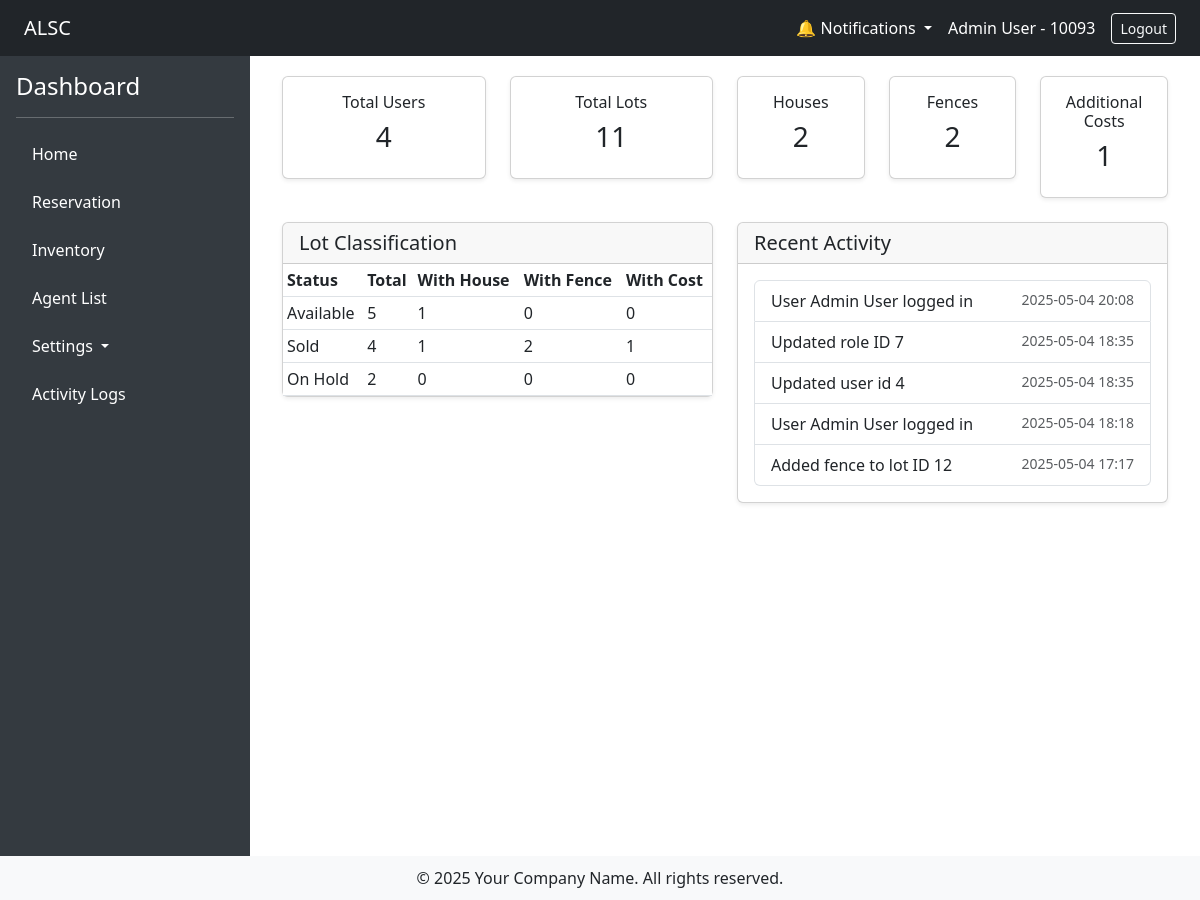
The app's page /dashboard/index (signed in), older data.
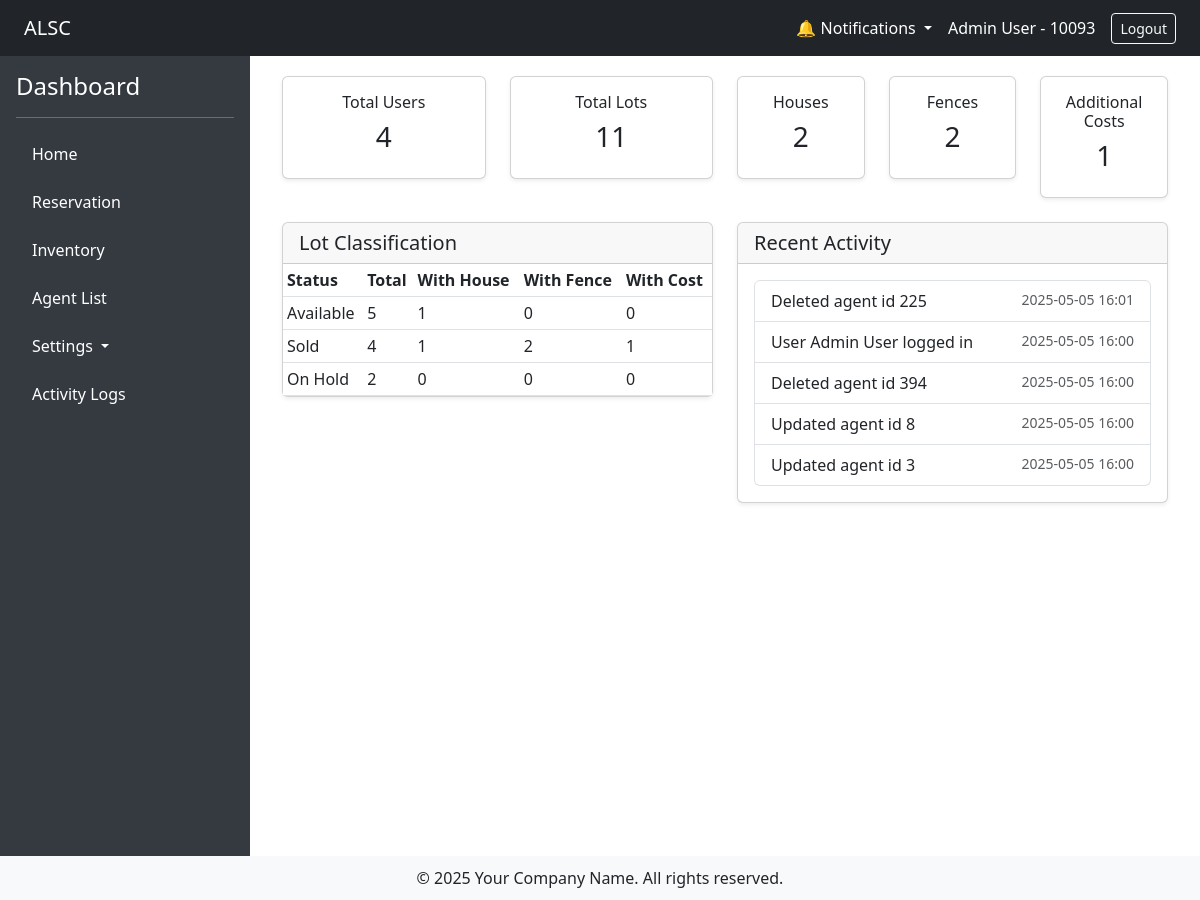
The same page, newer data.
### tables this page shows
CREATE TABLE `activity_logs` (
  `id` int(11) NOT NULL,
  `user_id` int(11) DEFAULT NULL,
  `action` varchar(255) DEFAULT NULL,
  `module` varchar(255) DEFAULT NULL,
  `description` text DEFAULT NULL,
  `created_at` datetime DEFAULT current_timestamp()
);

### app/controllers/dashboard_controller.php (called while the page is built, shortened)
<?php
require_once __DIR__ . '/../models/ActivityLog.php';
class Dashboard extends Controller
{
    public function index()
    {
        $activityLogs = ActivityLog::recent_logs();
        return $this->view('dashboard/index', compact('totalUsers', 'totalLots', 'totalHouses', 'totalFences', 'totalAddCosts', 'classifiedLots', 'activityLogs'));
    }
}

### app/core/App.php (called while the page is built, shortened)
<?php
class App
{
    protected $method = 'index';
    public function __construct()
    {
        $url = $this->parseUrl();
        if ($url) {
            if (file_exists(__DIR__ . '/../controllers/' . $url[0] . '_controller.php')) {
                unset($url[0]);
            }
        }
        $this->controller = new $this->controller;
        if (isset($url[1])) {
            if (method_exists($this->controller, $url[1])) {
                $this->method = $url[1];
                unset($url[1]);
            }else $this->method = "notfound";
        }
        $this->params = $url ? array_values($url) : [];
        call_user_func_array([$this->controller, $this->method], $this->params);
    }
    public function parseUrl()
    {
        if (isset($_GET['url'])) {
            return explode('/', filter_var(rtrim($_GET['url'], '/'), FILTER_SANITIZE_URL));
        }
    }
}

### index.php (called while the page is built, shortened)
<?php
$app = new App;

### app/config/Connection.php (called while the page is built, shortened)
<?php
class Connection
{
    private static $instance;
    private $conn;
    public function __construct()
    {
        try {
            $dbh = "mysql:host=". DB_HOST .";dbname=". DB_NAME ;
            $this->conn = new PDO($dbh, DB_USER , DB_PASS);
            $this->conn->setAttribute(PDO::ATTR_ERRMODE, PDO::ERRMODE_EXCEPTION);
        } catch (PDOException $e) {
            echo "Connection failed: " . $e->getMessage();
        }
    }
    public static function getInstance()
    {
        if (!self::$instance) {
            self::$instance = new Connection();
        }
        return self::$instance;
    }
    public function getConnection()
    {
        return $this->conn;
    }
}

### app/models/ActivityLog.php (called while the page is built, shortened)
<?php
require_once __DIR__ . '/../core/Model.php';
class ActivityLog extends Model
{
    public static function recent_logs()
    {
        $instance = new static();
        $stmt = $instance->db->prepare("SELECT * FROM activity_logs ORDER BY created_at DESC LIMIT 5");
        $stmt->execute();
        $logs = $stmt->fetchAll(PDO::FETCH_ASSOC);
        return $logs;
    }
}

### app/core/Model.php (called while the page is built, shortened)
<?php
class Model
{
    public function __construct()
    {
        $this->db = Connection::getInstance()->getConnection();
    }
}

### app/views/dashboard/index.php (the view, shortened to what the changed rows need)
<div class="container-fluid">
    <div class="row">
        <div class="col-md-6">
            <div class="card shadow-sm mb-4">
                <div class="card-body p-0">
                    <table class="table table-sm mb-0">
                        <thead>
                            <tr>
                                <th>Status</th>
                                <th>Total</th>
                                <th>With House</th>
                                <th>With Fence</th>
                                <th>With Cost</th>
                            </tr>
                        </thead>
                    </table>
                </div>
            </div>
        </div>
        <div class="col-md-6">
            <div class="card shadow-sm mb-4">
                <div class="card-body">
                    <ul class="list-group">
                        <?php if (empty($activityLogs)): ?>
                            <li class="list-group-item">No recent activity found.</li>
                        <?php else: ?>
                            <?php foreach ($activityLogs as $log): ?>
                                <li class="list-group-item d-flex justify-content-between">
                                    <span><?= htmlspecialchars($log['description']) ?></span>
                                    <small class="text-muted"><?= date('Y-m-d H:i', strtotime($log['created_at'])) ?></small>
                                </li>
                            <?php endforeach; ?>
                        <?php endif; ?>
                    </ul>
                </div>
            </div>
        </div>
    </div>
</div>

Row changes from the older to the newer data that the page shows:
no longer on this page (row unchanged): activity_logs: description "User Admin User logged in", created_at "2025-05-04 20:08"
no longer on this page (row unchanged): activity_logs: description "Updated role ID 7", created_at "2025-05-04 18:35"
no longer on this page (row unchanged): activity_logs: description "Updated user id 4", created_at "2025-05-04 18:35"
no longer on this page (row unchanged): activity_logs: description "User Admin User logged in", created_at "2025-05-04 18:18"
no longer on this page (row unchanged): activity_logs: description "Added fence to lot ID 12", created_at "2025-05-04 17:17"
added activity_logs: description "Deleted agent id 225", created_at "2025-05-05 16:01"
added activity_logs: description "User Admin User logged in", created_at "2025-05-05 16:00"
added activity_logs: description "Deleted agent id 394", created_at "2025-05-05 16:00"
added activity_logs: description "Updated agent id 8", created_at "2025-05-05 16:00"
added activity_logs: description "Updated agent id 3", created_at "2025-05-05 16:00"
